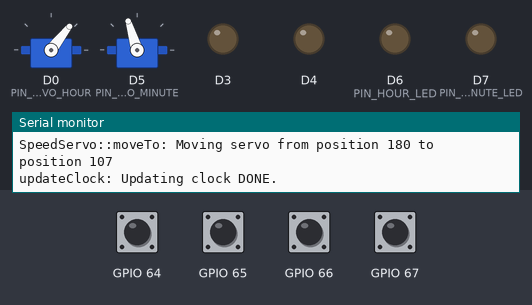
Bench run of a sketch on a simulated ESP8266 (Wemos D1 mini). On the bench: 2 × servo, output pins drawn as LEDs (lit = HIGH), the last lines printed to the serial monitor. Inputs (shaded band) come from the test bench; at power-on: GPIO 64–67 HIGH. The local clock reads 2024-03-15 10:24:30 at power-on unless the sketch sets it.

Above: at 17.1 s.
17.2 s: GPIO 64 pulled LOW for 0.15 s
At 18.0 s:
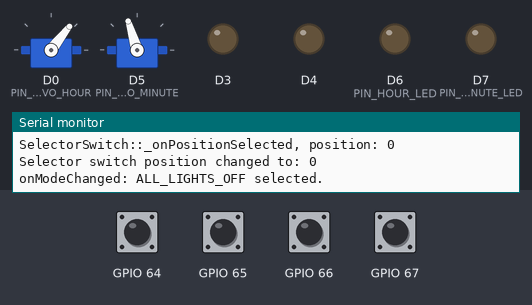
20.3 s: GPIO 65 pulled LOW for 0.15 s
At 21.8 s:
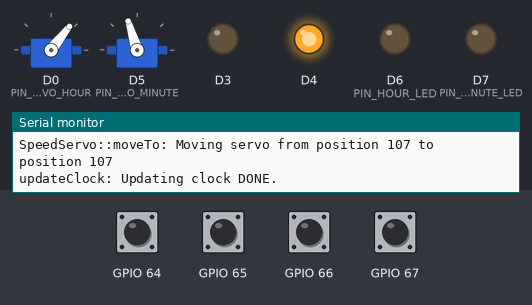
22.5 s: GPIO 66 pulled LOW for 0.15 s
At 23.3 s:
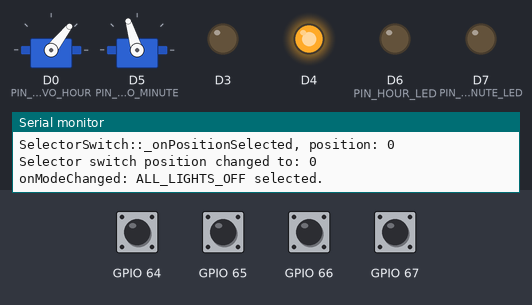
24.2 s: GPIO 67 pulled LOW for 1 s
At 25.3 s:
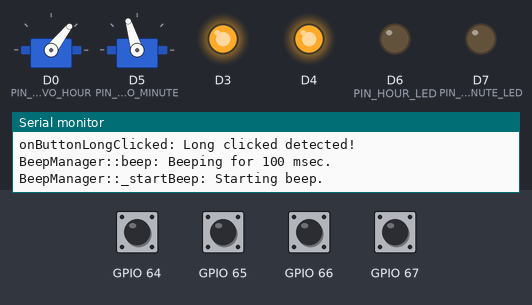
26.8 s: GPIO 66 pulled LOW for 1 s
At 27.6 s:
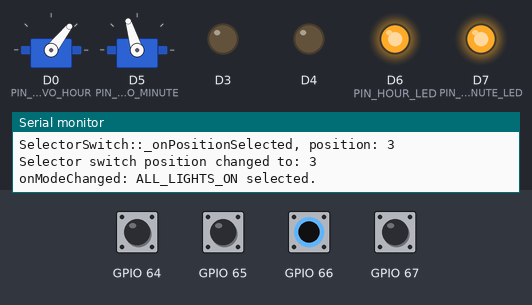
29.3 s: GPIO 67 pulled LOW for 1 s
At 30.4 s:
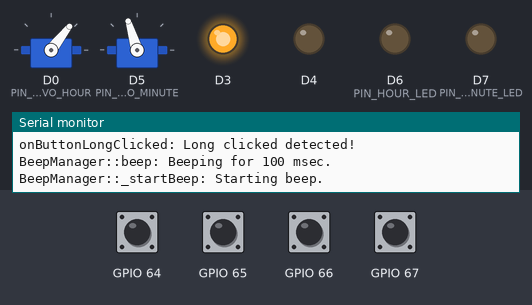
Timing chart, 0 to 32.5 s (numbered marks = the images above; inputs shaded):
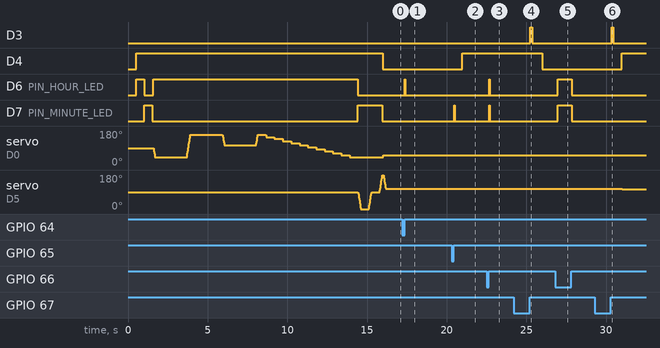

The sketch:

steampunk-clock.ino
```cpp
// Platform libraries.
#include <Arduino.h>     // To add IntelliSense for platform constants.

// Third-party libraries.
#include <WiFiManager.h>      // https://github.com/tzapu/WiFiManager
#include <OneButton.h>        // https://github.com/mathertel/OneButton
#include <Adafruit_PCF8574.h> // https://github.com/adafruit/Adafruit_PCF8574
#include <Wire.h>             // I2C library

// Read configuration and secrets.
#include "config.h"

// Project classes.
#include "beep-manager.h"
#include "reboot-manager.h"
#include "ntp-manager.h"
#include "rtc-manager.h"
#include "selector-switch.h"
#include "speed-servo.h"
#include "status-led.h"

#define BUTTON_ACTIVE_LOW true

Adafruit_PCF8574 expander;
BeepManager beepManager;
NTPManager ntpManager;
SelectorSwitch selectorSwitch;
SpeedServo hourServo;
SpeedServo minuteServo;
StatusLed statusLed;
StatusLed hourLed;
StatusLed minuteLed;
RTCManager rtc;
OneButton settingsButton;

unsigned long lastClockUpdateMsec = 0;

enum Mode {
  ALL_LIGHTS_OFF = 0,
  BACKLIGHTS_ONLY,
  AMBIENT_LIGHTS_ONLY,
  ALL_LIGHTS_ON
};

void setup() {
  initSerial();
  initExpander();
  initLeds();
  initButton();
  initSwitch();

  if (RebootManager::isReset())
  {
    Serial.println(F("setup: Detected reset."));
  } else {
    Serial.println(F("setup: Detected power-up boot."));
  }
  RebootManager::markSetupComplete();

  initRTC();
  initServos();
  initBuzzer();

  Serial.println(F("setup: DONE."));
}

void loop() {
  // IMPORTANT! Do NOT use delay() in the main loop when using OneButton, as it would prevent the button from being handled!
  bool settingsButtonState = (expander.digitalRead(EXPANDER_PIN_SETTINGS_BUTTON) == LOW);
  settingsButton.tick(settingsButtonState);

  selectorSwitch.tick();

  beepManager.loop();

  // Manually detecting the number of milliseconds passed to avoid using delay() which would block button handling.
  unsigned long currentMsec = millis();
  if(currentMsec - lastClockUpdateMsec >= CLOCK_UPDATE_INTERVAL_MSEC) {
    lastClockUpdateMsec = currentMsec;
    updateClock();
  }
}

void initSerial() {
  Serial.begin(SERIAL_BAUD_RATE);
  Serial.println();
  Serial.println(F("initSerial: Initializing serial connection DONE."));
}

void initExpander() {
  Serial.println(F("initExpander: Initializing I2C expander..."));

  if (!expander.begin(0x20, &Wire)) {
    Serial.println(F("initExpander: Couldn't find PCF8574 extender board on the bus, boot halted!"));
    while (1);
  }

  Serial.println(F("initExpander: Initializing I2C expander DONE."));
}

void initLeds() {
  Serial.println(F("initLeds: Initializing LEDs..."));

  statusLed.setPin(PIN_LED, LOW, HIGH);

  statusLed.turnOn();
  delay(500);
  statusLed.turnOff();

  hourLed.setPin(PIN_HOUR_LED, HIGH, LOW);
  hourLed.turnOn();
  delay(500);
  hourLed.turnOff();

  minuteLed.setPin(PIN_MINUTE_LED, HIGH, LOW);
  minuteLed.turnOn();
  delay(500);
  minuteLed.turnOff();

  Serial.println(F("initLeds: Initializing LEDs DONE."));
}

void initBuzzer() {
  Serial.println(F("initBuzzer: Initializing buzzer..."));
  beepManager.init(PIN_BUZZER);
  Serial.println(F("initBuzzer: Initializing buzzer DONE."));
}

void initButton() {
  Serial.println(F("initButton: Initializing settings button..."));

  expander.pinMode(EXPANDER_PIN_SETTINGS_BUTTON, INPUT_PULLUP);

  settingsButton.setup(STATE_UPDATED_MANUALLY, BUTTON_ACTIVE_LOW);
  settingsButton.attachClick(onButtonClicked);
  settingsButton.attachDoubleClick(onButtonDoubleClicked);
  settingsButton.attachLongPressStop(onButtonLongClicked);

  Serial.println(F("initButton: Initializing settings button DONE."));
}

void initSwitch() {
  Serial.println(F("setup: Initializing selector switch..."));
  selectorSwitch.init(expander);

  selectorSwitch.attachOnPositionChanged([](int position){
    Serial.print(F("Selector switch position changed to: "));
    Serial.println(position);
    onModeChanged(static_cast<Mode>(position));
  });

  Serial.println(F("setup: Initializing selector switch DONE."));
}

void initNetwork() {
  Serial.println(F("initNetwork: Initializing network..."));

  WiFiManager wifiManager;
  bool isConnected;
  isConnected = wifiManager.autoConnect(WIFI_AP_SSID, WIFI_AP_PASSWORD);

  if(!isConnected) {
    Serial.println("initNetwork: Failed to connect, restarting...");
    ESP.restart();
  }
  else {
    Serial.println("initNetwork: Connected successfully to " + String(WIFI_AP_SSID));
  }

  Serial.println(F("initNetwork: Initializing network DONE."));
}

void initNTP() {
  Serial.println(F("initNTP: Connecting to NTP server..."));
  ntpManager.init(NTP_TIMEZONE, NTP_SERVER);
  Serial.println(F("initNTP: Initializing NTP DONE."));
}

void initRTC() {
  rtc.init(PIN_RTC_SDA, PIN_RTC_SCL);

  if(rtc.isAdjustmentNeeded()) {
    Serial.println(F("initRTC: RTC adjustment is needed, setting the time."));

    initNetwork();
    initNTP();

    Serial.println(F("initRTC: Fetching current NTP time... "));
    NTPDateTime ntpTime;
    ntpManager.getCurrentTime(ntpTime);

    Serial.print(F("initRTC: NTP time is: "));
    NTPManager::printDateTime(ntpTime);

    Serial.print(F("initRTC: Setting RTC time to NTP time: "));
    DateTime initialDateTime;
    convertNtpDateTimeToRtcDateTime(ntpTime, initialDateTime);
    RTCManager::printDateTime(initialDateTime);
    rtc.setCurrentTime(initialDateTime);
  } else {
    Serial.print(F("initRTC: RTC adjustment is NOT needed, keeping the previously set time: "));
    DateTime currentRtcTime = rtc.getCurrentTime();
    RTCManager::printDateTime(currentRtcTime);
  }
  Serial.println(F("initRTC: Initializing RTC DONE."));
}

void initServos() {
  Serial.println(F("initServos: Initializing hour servo..."));
  hourLed.turnOn();
  hourServo.setPin(PIN_SERVO_HOUR);
  setHour(23);
  delay(2000);
  setHour(0);
  delay(2000);
  setHour(5);
  delay(2000);

  for (int h = 0; h < 12; h++) {
    setHour(h);
    delay(500);
  }
  hourLed.turnOff();

  Serial.println(F("initServos: Initializing minute servo..."));
  minuteLed.turnOn();
  minuteServo.setPin(PIN_SERVO_MINUTE);
  setMinute(59);
  delay(500);
  setMinute(30);
  delay(500);
  setMinute(0);
  minuteLed.turnOff();

  Serial.println(F("initServos: Initializing servos DONE."));
}


void updateClock() {
  Serial.println(F("updateClock: Updating clock..."));

  statusLed.toggle();

  DateTime now = rtc.getCurrentTime();
  RTCManager::printDateTime(now);

  setHour(now.hour());
  setMinute(now.minute());

  Serial.println(F("updateClock: Updating clock DONE."));
}

static void onButtonClicked() {
  Serial.println("onButtonClicked: Single clicked detected!");
}

static void onButtonDoubleClicked() {
  Serial.println("onButtonDoubleClicked: Double clicked detected!");
}

static void onButtonLongClicked() {
  Serial.println("onButtonLongClicked: Long clicked detected!");
  beepManager.beep(100);
}

static void onModeChanged(Mode newMode) {
  //TODO: Fill in the implementation to change lighting based on mode.
  switch (newMode)
  {
    case ALL_LIGHTS_OFF:
      Serial.println("onModeChanged: ALL_LIGHTS_OFF selected.");
      hourLed.turnOff();
      minuteLed.turnOff();
      break;

    case BACKLIGHTS_ONLY:
      Serial.println("onModeChanged: BACKLIGHTS_ONLY selected.");
      hourLed.turnOn();
      minuteLed.turnOff();
      break;

    case AMBIENT_LIGHTS_ONLY:
      Serial.println("onModeChanged: AMBIENT_LIGHTS_ONLY selected.");
      hourLed.turnOff();
      minuteLed.turnOn();
      break;

    case ALL_LIGHTS_ON:
      Serial.println("onModeChanged: ALL_LIGHTS_ON selected.");
      hourLed.turnOn();
      minuteLed.turnOn();
      break;

    default:
      break;
  }
}

void setHour(int hour) {
  Serial.print(F("setHour: Setting hour to "));
  Serial.println(hour);

  hour = constrain(hour, 0, 23);

  // The full display is about 97 degree.
  // Map 0-11 hours to 41-159 degrees, inverting the direction (leftmost position is 0 hour).
  int position = map(hour % 12, 0, 11, 159, 41);
  hourServo.moveTo(position);
}

void setMinute(int minute) {
  Serial.print(F("setMinute: Setting minute to "));
  Serial.println(minute);

  minute = constrain(minute, 0, 59);

  // Map 0-59 minutes to 0-180 degrees, inverting the direction (leftmost position is 0 minute).
  int position = map(minute, 0, 59, 180, 0);
  minuteServo.moveTo(position);
}

void convertNtpDateTimeToRtcDateTime(const NTPDateTime &ntpDt, DateTime &rtcDt) {
  rtcDt = DateTime(ntpDt.year, ntpDt.month, ntpDt.day, ntpDt.hour, ntpDt.minute, ntpDt.second);
}
```

beep-manager.cpp
```cpp
#include <Arduino.h>

#include "config.h"
#include "beep-manager.h"

BeepManager::BeepManager() : _initialized(false) {}

void BeepManager::init(uint8_t pin) {
  Serial.println(F("BeepManager::init: Initializing buzzer..."));

  _pin = pin;
  pinMode(_pin, OUTPUT);

  _initialized = true;

  Serial.println(F("BeepManager::init: Initializing buzzer DONE."));
}

void BeepManager::beep(unsigned int durationMs) {
  if(!_initialized) {
    Serial.println(F("BeepManager::beep: Not initialized!"));
    return;
  }

  Serial.print(F("BeepManager::beep: Beeping for "));
  Serial.print(durationMs);
  Serial.println(F(" msec."));

  _beepEndMillis = millis() + durationMs;
  _startBeep();
}

void BeepManager::loop() {
  if(!_initialized) {
    Serial.println(F("BeepManager::loop: Not initialized!"));
    return;
  }

  if(_isBeeping && millis() >= _beepEndMillis) {
    _stopBeep();
  }
}

void BeepManager::_startBeep() {
  Serial.println(F("BeepManager::_startBeep: Starting beep."));
  digitalWrite(_pin, HIGH);
  _isBeeping = true;
}

void BeepManager::_stopBeep() {
  Serial.println(F("BeepManager::_stopBeep: Stopping beep."));
  digitalWrite(_pin, LOW);
  _isBeeping = false;
}
```

beep-manager.h
```cpp
#ifndef BEEP_MANAGER_H
#define BEEP_MANAGER_H

#include <Arduino.h>

class BeepManager {
  public:
    BeepManager();

    void init(uint8_t pin);
    void beep(unsigned int durationMs);
    void loop();

  private:
    uint8_t _pin;
    bool _initialized;
    unsigned long _beepEndMillis = 0;
    bool _isBeeping = false;
    void _startBeep();
    void _stopBeep();
};

#endif /* BEEP_MANAGER_H */
```

ntp-manager.cpp
```cpp
// Platform libraries.
#include <Arduino.h>     // To add IntelliSense for platform constants.
#include <time.h>        // Time related functions.

#include "ntp-manager.h"

NTPManager::NTPManager() : _initialized(false) {}

void NTPManager::init(const char* timezone, const char* server) {
  Serial.println(F("NTPManager::init: Initializing NTP..."));
  configTime(timezone, server);

  // Wait until time is correctly returned.
  time_t now;
  while ((now = time(nullptr)) < 100000) {  // roughly < 1973
    Serial.println(F("NTPManager::init: Waiting 1 second for NTP time to be ready..."));
    delay(1000);
  }

  _initialized = true;
  Serial.println(F("NTPManager::init: DONE."));
}

void NTPManager::getCurrentTime(NTPDateTime &dt) {
  if (!_initialized) {
    Serial.println(F("NTPManager::getCurrentTime: NTP not initialized, cannot get time!"));
    return;
  }

  time(&_secondsSinceEpoch);                      // Get current time as seconds since Epoch (1970).
  localtime_r(&_secondsSinceEpoch, &_localTime);  // Convert to local time structure.

  dt.year      = _localTime.tm_year + 1900;    // years since 1900
  dt.month     = _localTime.tm_mon + 1;        // January = 0 (!)
  dt.day       = _localTime.tm_mday;           // day of month
  dt.hour      = _localTime.tm_hour;           // hours since midnight  0-23
  dt.minute    = _localTime.tm_min;            // minutes after the hour  0-59
  dt.second    = _localTime.tm_sec;            // seconds after the minute  0-61*
  dt.dayOfWeek = _localTime.tm_wday;           // days since Sunday 0-6
  dt.isDST     = (_localTime.tm_isdst == 1);   // Daylight Saving Time flag
}

void NTPManager::printDateTime(const NTPDateTime &dt) {
  char formattedDateTime[32];
  snprintf(formattedDateTime, sizeof(formattedDateTime), "NTP: %04d.%02d.%02d. %02d:%02d:%02d%s",
           dt.year,
           dt.month,
           dt.day,
           dt.hour,
           dt.minute,
           dt.second,
           dt.isDST ? " DST" : "");
  Serial.println(formattedDateTime);
}
```

ntp-manager.h
```cpp
#ifndef NTP_MANAGER_H
#define NTP_MANAGER_H

#include <Arduino.h>

struct NTPDateTime {
  int year;
  int month;
  int day;
  int hour;
  int minute;
  int second;
  int dayOfWeek;
  bool isDST;
};

class NTPManager {
  public:
    NTPManager();
    void init(const char* timezone, const char* server);
    void getCurrentTime(NTPDateTime &dt);

    static void printDateTime(const NTPDateTime &dt);

  private:
    bool _initialized;
    time_t _secondsSinceEpoch;
    tm _localTime;
};

#endif /* NTP_MANAGER_H */
```

reboot-manager.cpp
```cpp
// Platform libraries.
#include <Arduino.h>        // To add IntelliSense for platform constants.
#include <user_interface.h> // To access RTC memory functions.

#include "reboot-manager.h"

#define RTC_MEMORY_ADDRESS 64    // Arbitrary RTC memory address (0–127 safe range).
#define MARKER_VALUE 0xACCE55ED  // Arbitrary marker value to indicate setup completion.

bool RebootManager::isReset() {
  BootReason reason = _getBootReason();
  bool isReset = (reason == BOOT_REASON_RESET);

  Serial.print("RebootManager: Reason: ");
  Serial.println(isReset ? "Reset" : "Not reset");

  return isReset;
}

void RebootManager::markSetupComplete() {
  Serial.println("RebootManager: Marking setup as complete.");
  _saveMarker();
}

BootReason RebootManager::_getBootReason() {
  String rawReason = ESP.getResetReason();
  Serial.print("RebootManager: Raw reset reason: ");
  Serial.println(rawReason);

  bool markerExists = _hasMarker();
  Serial.print("RebootManager: Setup completion marker exists: ");
  Serial.println(markerExists ? "Yes" : "No");

  BootReason result;

  if (!markerExists) {
    result = BOOT_REASON_POWER_LOSS;
  } else if (rawReason.indexOf("Software") >= 0) {
    result = BOOT_REASON_SOFTWARE_RESTART;
  } else if (rawReason.indexOf("Deep-Sleep") >= 0) {
    result = BOOT_REASON_DEEP_SLEEP;
  } else if (rawReason.indexOf("External") >= 0) {
    result = BOOT_REASON_RESET;
  } else {
    result = BOOT_REASON_UNKNOWN;
  }

  _printBootReason(result);

  return result;
}

void RebootManager::_saveMarker() {
  uint32 marker = MARKER_VALUE;
  system_rtc_mem_write(RTC_MEMORY_ADDRESS, &marker, sizeof(marker));
}

bool RebootManager::_hasMarker() {
  uint32 marker = 0;
  system_rtc_mem_read(RTC_MEMORY_ADDRESS, &marker, sizeof(marker));
  return (marker == MARKER_VALUE);
}

void RebootManager::_clearMarker() {
  uint32 marker = 0;
  system_rtc_mem_write(RTC_MEMORY_ADDRESS, &marker, sizeof(marker));
}

void RebootManager::_printBootReason(BootReason reason) {
  switch (reason) {
    case BOOT_REASON_POWER_LOSS:
      Serial.println("RebootManager: 🔌 Cold boot (power-on or full power loss)");
      break;
    case BOOT_REASON_SOFTWARE_RESTART:
      Serial.println("RebootManager: 🔄 Software restart (ESP.restart())");
      break;
    case BOOT_REASON_DEEP_SLEEP:
      Serial.println("RebootManager: 🌙 Wake from deep sleep");
      break;
    case BOOT_REASON_RESET:
      Serial.println("RebootManager: 🔁 External reset (reset button or USB reset)");
      break;
    default:
      Serial.println("RebootManager: ❓ Unknown boot reason");
      break;
  }
}
```

reboot-manager.h
```cpp
#ifndef REBOOT_MANAGER_H
#define REBOOT_MANAGER_H

#include <Arduino.h>

enum BootReason {
  BOOT_REASON_POWER_LOSS,         // Power-on or full power loss
  BOOT_REASON_SOFTWARE_RESTART,   // Software restart (ESP.restart)
  BOOT_REASON_DEEP_SLEEP,         // Wake from deep sleep
  BOOT_REASON_RESET,              // Manual or USB reset
  BOOT_REASON_UNKNOWN             // Unknown (fallback)
};

class RebootManager {
  public:
  static bool isReset();
  static void markSetupComplete();

  private:
  static void _saveMarker();
  static bool _hasMarker();
  static void _clearMarker();
  static BootReason _getBootReason();
  static void _printBootReason(BootReason reason);
};

#endif /* REBOOT_MANAGER_H */
```

rtc-manager.cpp
```cpp
// Platform libraries.
#include <Arduino.h>     // To add IntelliSense for platform constants.
#include <Wire.h>        // I2C library required by the RTC module.

// Third-party libraries.
#include "RTClib.h"      // RTC library by Adafruit

#include "rtc-manager.h"

RTCManager::RTCManager() : _initialized(false) {}

void RTCManager::init(int pinSDA, int pinSCL) {
  Wire.begin(pinSDA, pinSCL);

  if (!_rtc.begin()) {
    Serial.println(F("RTCManager::init: Couldn't find RTC"));
    while (1);
  }

  _initialized = true;

  Serial.println(F("RTCManager::init: DONE."));
}

DateTime RTCManager::getCurrentTime() {
  if (!_initialized) {
    Serial.println(F("RTCManager::getCurrentTime: RTC not initialized, returning default time!"));
    return DateTime("2000-01-01T00:00:00");
  }

  return _rtc.now();
}

void RTCManager::setCurrentTime(const DateTime &newDateTime) {
  if (!_initialized) {
    Serial.println(F("RTCManager::setCurrentTime: RTC not initialized, cannot set time!"));
    return;
  }
  _rtc.adjust(newDateTime);
}

float RTCManager::getTemperature() {
  if (!_initialized) {
      Serial.println(F("RTCManager::getTemperature: RTC not initialized, returning 0.0!"));
      return 0.0f;
  }
  return _rtc.getTemperature();
}

bool RTCManager::isAdjustmentNeeded() {
  if (!_initialized) {
    Serial.println(F("RTCManager::isAdjustmentNeeded: RTC not initialized, returning false!"));
    return false;
  }
  return _rtc.lostPower();
}

void RTCManager::printDateTime(const DateTime &dt) {
  char formattedDateTime[32];
  snprintf(formattedDateTime, sizeof(formattedDateTime), "RTC: %04d.%02d.%02d. %02d:%02d:%02d",
           dt.year(),
           dt.month(),
           dt.day(),
           dt.hour(),
           dt.minute(),
           dt.second());
  Serial.println(formattedDateTime);
}
```

rtc-manager.h
```cpp
#ifndef RTCMANAGER_H
#define RTCMANAGER_H

#include <Arduino.h>
#include <RTClib.h>

class RTCManager {
  public:
    RTCManager();

    void init(int pinSDA, int pinSCL);

    DateTime getCurrentTime();
    void setCurrentTime(const DateTime &dt);
    float getTemperature();
    bool isAdjustmentNeeded();

    static void printDateTime(const DateTime &dt);

  private:
    RTC_DS3231 _rtc;
    bool _initialized;
};

#endif /* RTCMANAGER_H */
```

Source omitted: selector-switch.cpp (2825 bytes), selector-switch.h (909 bytes), speed-servo.cpp (1376 bytes), speed-servo.h (342 bytes), status-led.cpp (466 bytes), status-led.h (358 bytes), config.h (1735 bytes)

Measured:
- after the input at 17.2 s, D6 (PIN_HOUR_LED): LOW → HIGH after 0.16 s, → LOW 0.05 s later
- after the input at 20.3 s, D7 (PIN_MINUTE_LED): LOW → HIGH after 0.16 s, → LOW 0.05 s later
- after the input at 22.5 s, D6 (PIN_HOUR_LED), D7 (PIN_MINUTE_LED): LOW → HIGH after 0.16 s, → LOW 0.05 s later
- after the input at 24.2 s, D3: LOW → HIGH after 1.1 s, → LOW 0.10 s later
- after the input at 26.8 s, D6 (PIN_HOUR_LED), D7 (PIN_MINUTE_LED): LOW → HIGH after 0.16 s, → LOW 0.90 s later
- after the input at 29.3 s, D3: LOW → HIGH after 1.1 s, → LOW 0.10 s later
